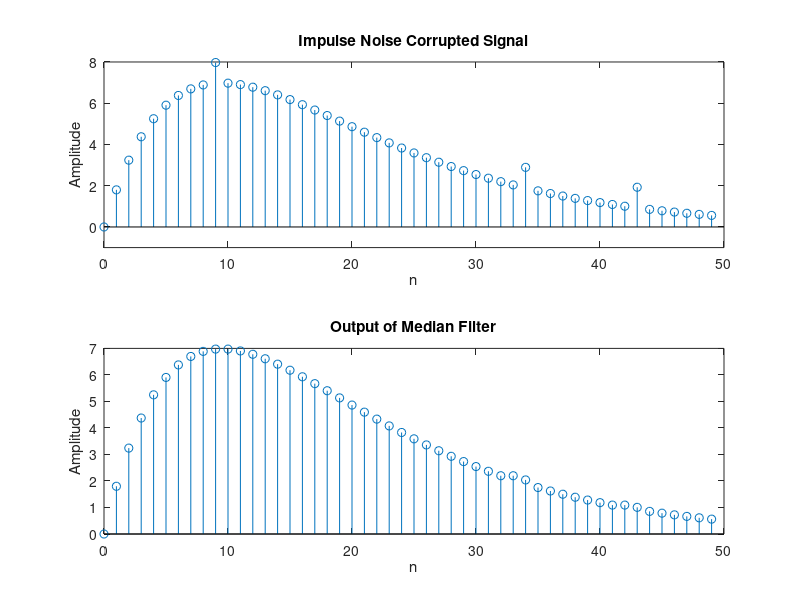

Here is the MATLAB script that generated this plot:
% Program 4_2
% Illustration of Median Filtering
%
N = input('Median Filter Length = ');
R = 50; a = rand(1,R)-0.4;
b = round(a); % Generate impulse noise
m = 0:R-1;
s = 2*m.*(0.9.^m); % Generate signal
x = s + b; % Impulse noise corrupted signal
y = medfilt1(x,3); % Median filtering
subplot(2,1,1)
stem(m,x);axis([0 50 -1 8]);
xlabel('n');ylabel('Amplitude');
title('Impulse Noise Corrupted Signal');
subplot(2,1,2)
stem(m,y);
xlabel('n');ylabel('Amplitude');
title('Output of Median Filter');